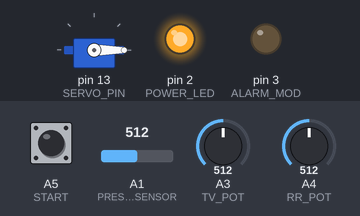
A sketch run on a simulated Arduino Uno, built with avr-gcc and run on an emulated ATmega328P. On the bench: servo, output pins drawn as LEDs (lit = HIGH). The test bench sets the inputs (shaded band); at power-on: A5 (START) LOW, A3 (TV_POT) = 512, A4 (RR_POT) = 512, A1 (PRESSURE_SENSOR) = 512.

Above: at 1.8 s.
1.9 s: A5 (START) pulled HIGH for 0.6 s
At 2.86 s:
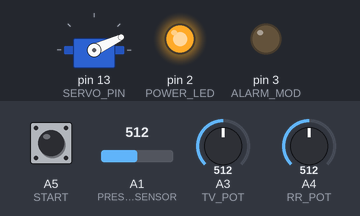
At 3.52 s:
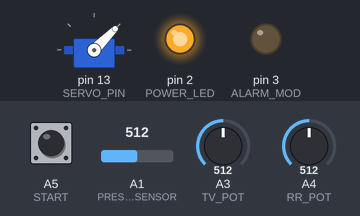
5.1 s: A3 (TV_POT) set to 716
At 7.84 s:
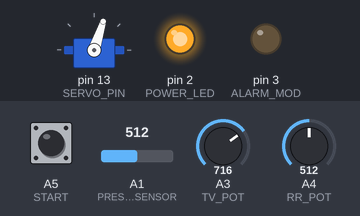
8.1 s: A3 (TV_POT) set to 810
11.1 s: A3 (TV_POT) set to 1023
14.1 s: A4 (RR_POT) set to 20
Timing chart, 0 to 23.9 s (numbered marks = the images above; inputs shaded):
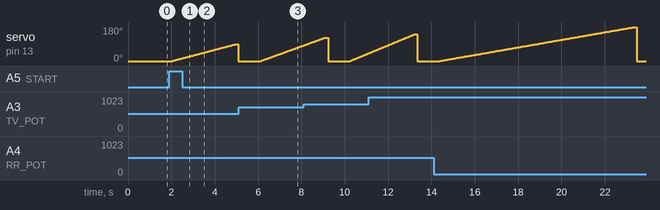

Measured:
- after the input at 1.9 s, servo on pin 13 (SERVO_PIN): rises from 0° to 89° in 2.9 s, then falls to 0° in 0.14 s

The sketch:

ventilator.ino
```cpp
#include <Servo.h>
Servo BELLOWS_SERVO;

// display LEDs
#define POWER_LED 2       // LED to track when the system is powered ON/OFF
#define ALARM_MOD 3       // this module includes an ALARM LED and associated audio buzzer

// user and sensor inputs
#define START           A5 // push button to start the ventilator
#define RR_POT          A4 // respiration rate control
#define TV_POT          A3 // tidal volume control
#define PRESSURE_SENSOR A1 // airway pressure sensor
#define FLOW_SENSOR     A2 // airway flow rate sensor (only tracks inhalation)

// constants
const int IE_RATIO            = 4;
const int MAX_TV              = 800;  // maximum volume of air that AMBU bag can deliver in mL
const int MAX_RR              = 30;   // maximum respiration rate that the system should support in breaths per min
const int MIN_RR              = 12;   // maximum respiration rate that the system should support in breaths per min
const int MAX_AIRWAY_PRESSURE = 3922; // maximum allowable pressure in Pa (40 cmH2o) at any time
const int AIRWAY_PRESSURE     = 1960; // maintainance pressure in Pa (20 cmH2o) during inhalation phase
const int PEEP                = 980;  // minimum maintainance pressure in Pa (10 cmH2o) at all times
const int TRIGGER_THRESHOLD   = 490;  // assumes pressure under 5 cmH2o is due to patient triggering a breath cycle
const int MOTOR_CURRENT       = 5;    // in amps
const int DRIVER_VOLTAGE      = 12;
const int MAX_BAG_VOLUME      = 800;  // AMBU bag can deliver a maximum of 800 mL per squeeze
const int SCALE               = 1;
const int MAX_SERVO_ROM       = 180;  // The servo range of motion is limited to 0-180 degrees
const int SERVO_ZERO_STATE   = -90;   // position signal zeroing the servo
const float MAX_FLOW_RATE     = 2.7;  // in liters
const float HOLDING_PERIOD    = 100;  // hold time at peak inhalation pressure (PIP) in mSec
const float PEEP_EXHALE_RATIO = 0.3;  // 30% of exhalation period is spent at PEEP

// actuation and display
#define SERVO_PIN 13

// global variables
int inputTidalVol, inputRespRate;
int currentPosition, currentPressure;
bool stopped;
float period, inhalePeriod, exhalePeriod, peepPeriod;

void setup()
{
  Serial.begin(9600);
  pinMode(POWER_LED, OUTPUT);
  pinMode(ALARM_MOD, OUTPUT);
  pinMode(START, INPUT);
  pinMode(TV_POT, INPUT);
  pinMode(RR_POT, INPUT);
  pinMode(PRESSURE_SENSOR, INPUT);
  pinMode(FLOW_SENSOR, INPUT);

  digitalWrite(POWER_LED, HIGH);

  BELLOWS_SERVO.attach(SERVO_PIN);

  sendPWM(SERVO_ZERO_STATE, 0);
  stopped = true;
}

void loop() {
  readInputsAndStart();
  performBreath();

  delay(1000);
}

void performBreath()
{
  inhale();
  holdPip();
  exhale();
}

void readInputsAndStart()
{
  int startButtonState = digitalRead(START);

  if (digitalRead(START) == 1 || stopped == false)
  {
    stopped = false;
    inputTidalVol = mapToTV(analogRead(TV_POT));
    inputRespRate = mapToRR(analogRead(RR_POT));
    period       = (60 / inputRespRate) * 1000;
    inhalePeriod = (period / (1 + IE_RATIO)) - HOLDING_PERIOD;
    exhalePeriod = period - (inhalePeriod + HOLDING_PERIOD);
    peepPeriod   = PEEP_EXHALE_RATIO * exhalePeriod;
  }
}

void inhale()
{
  if(stopped == true) {return;}

  currentPosition = 0;
  int finalPosition = mapVolumeToServoPosition(inputTidalVol);
  float stepDelay = calculateStepDelay(inhalePeriod, abs(finalPosition - currentPosition));

  sendPWM(finalPosition, stepDelay);
}

void holdPip()
{
  if(stopped == true) {return;}
  delay(HOLDING_PERIOD);
}

void exhale()
{
  if(stopped == true) {return;}
  sendPWM(SERVO_ZERO_STATE, 0);

  currentPressure = mapToPressure(analogRead(PRESSURE_SENSOR));
  if (currentPressure < TRIGGER_THRESHOLD)
  {
    performBreath();
  }
}

// low level methods

int mapToTV(int tvPot)
{
  return map(tvPot, 0, 1023, 0, MAX_TV);
}

int mapToRR(int rrPot)
{
  return map(rrPot, 0, 1023, MIN_RR, MAX_RR);
}

int mapVolumeToServoPosition(int volume)
{
  return map(volume, 0, MAX_TV, 0, MAX_SERVO_ROM);
}

float mapToPressure(int pressureSensorVoltage)
{
  return map(pressureSensorVoltage, 0, 1023, 0, MAX_AIRWAY_PRESSURE);
}

float calculateStepDelay(float period, int angleDisplacement)
{
  return (10 * (period/angleDisplacement));
}

void sendPWM(int finalPosition, float stepDelay)
{
  bool goingForward = currentPosition < finalPosition;

  if (goingForward == true)
  {
    while (currentPosition != finalPosition)
    {
      BELLOWS_SERVO.write(currentPosition);
      delay(stepDelay);

      currentPosition++;
    }
  }
  else
  {
    while (currentPosition != finalPosition)
    {
      BELLOWS_SERVO.write(currentPosition);
      delay(stepDelay);

      currentPosition--;
    }
  }
}
```
